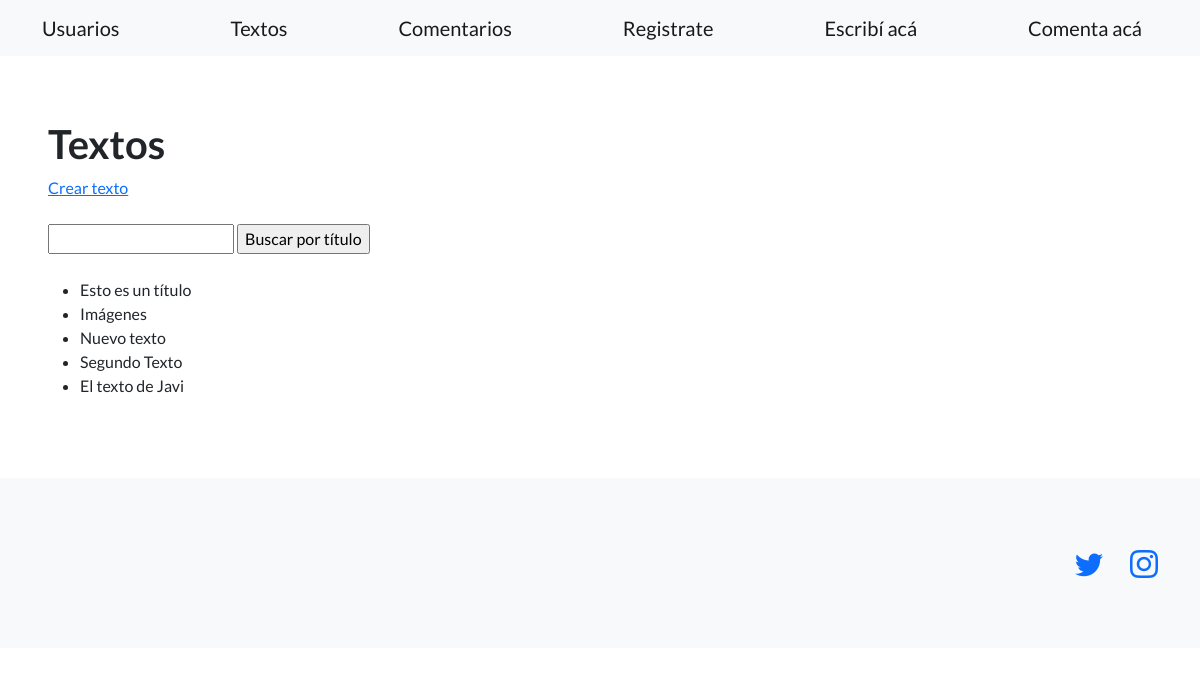
Screenshot of /Common/textos/ with the database file from the repository.
### Common/models.py (models this page shows)
class Textos(models.Model):
    titulo = models.CharField(max_length=40)
    texto = models.CharField(max_length=480)
    image = models.ImageField(upload_to='images/', blank=True)
    autor = models.ForeignKey(Usuarios, on_delete=models.CASCADE)

### Common/views.py (the view)
# urls.py: path('textos/', views.listaTextos, name='listaTextos'),
def listaTextos(request):
    contexto = {
        "textos": Textos.objects.all(),
    }
    http_response = render(
        request=request,
        template_name='Common/textos.html',
        context=contexto,
    )
    return http_response

### Common/Templates/Common/Textos.html (shortened to what this page needs)
{% extends "Common/Inicio.html" %}
{% load static %}
{% block contenido %}
<section>
    <div>
      <h1>Textos</h1>
      <a href="{% url "crearTexto" %}">Crear texto</a>
      <br><br>
      <form action="{% url 'buscarTexto' %}" method="post">
        <input type="text" name="búsqueda">
        <input type="submit" value="Buscar por título">
      </form>
      <br>
      <ul>
      {% for texto in textos %}
        <li>{{ texto.titulo }}</li>
      {% endfor %}
      </ul>
    </div>
  </section>
{% endblock contenido %}

### rows the page displays
Textos: titulo "Esto es un título"
Textos: titulo "Imágenes"
Textos: titulo "Nuevo texto"
Textos: titulo "Segundo Texto"
Textos: titulo "El texto de Javi"
